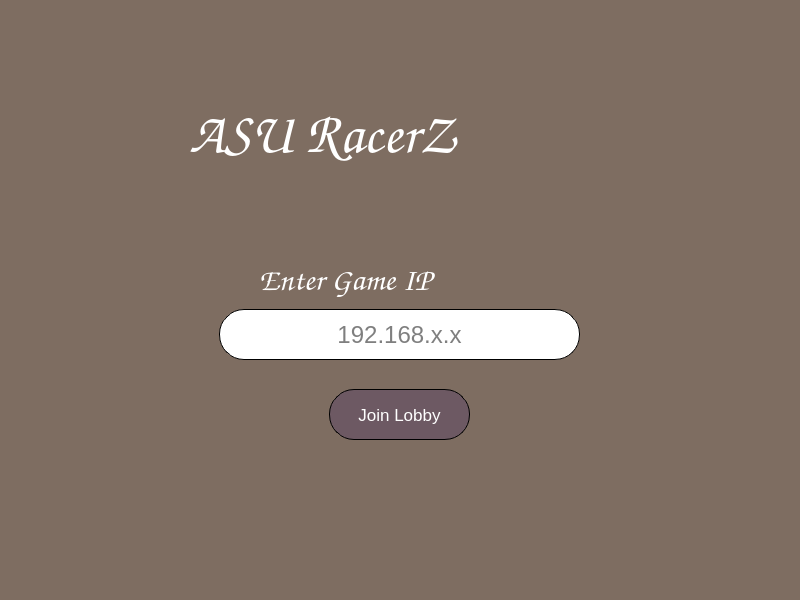
<?xml version="1.0" encoding="UTF-8"?>
<ui version="4.0">
 <class>MainWindow</class>
 <widget class="QMainWindow" name="MainWindow">
  <property name="geometry">
   <rect>
    <x>0</x>
    <y>0</y>
    <width>800</width>
    <height>600</height>
   </rect>
  </property>
  <property name="windowTitle">
   <string>MainWindow</string>
  </property>
  <property name="layoutDirection">
   <enum>Qt::LeftToRight</enum>
  </property>
  <property name="autoFillBackground">
   <bool>false</bool>
  </property>
  <property name="styleSheet">
   <string notr="true">background-color:#7e6d61;</string>
  </property>
  <widget class="QWidget" name="centralwidget">
   <widget class="QStackedWidget" name="stackedWidget">
    <property name="geometry">
     <rect>
      <x>-1</x>
      <y>-1</y>
      <width>801</width>
      <height>711</height>
     </rect>
    </property>
    <property name="currentIndex">
     <number>0</number>
    </property>
    <widget class="QWidget" name="page">
     <widget class="QLineEdit" name="ipInput">
      <property name="geometry">
       <rect>
        <x>220</x>
        <y>310</y>
        <width>361</width>
        <height>51</height>
       </rect>
      </property>
      <property name="font">
       <font>
        <pointsize>18</pointsize>
       </font>
      </property>
      <property name="styleSheet">
       <string notr="true">background-color:white;border: 1px solid black;border-radius:25%;</string>
      </property>
      <property name="alignment">
       <set>Qt::AlignCenter</set>
      </property>
      <property name="placeholderText">
       <string>192.168.x.x</string>
      </property>
     </widget>
     <widget class="QLabel" name="label_8">
      <property name="geometry">
       <rect>
        <x>190</x>
        <y>260</y>
        <width>41</width>
        <height>71</height>
       </rect>
      </property>
      <property name="styleSheet">
       <string notr="true">background-color:transparent;</string>
      </property>
      <property name="text">
       <string/>
      </property>
      <property name="pixmap">
       <pixmap>../Generic/tree.png</pixmap>
      </property>
      <property name="scaledContents">
       <bool>true</bool>
      </property>
     </widget>
     <widget class="QLabel" name="label_10">
      <property name="geometry">
       <rect>
        <x>570</x>
        <y>260</y>
        <width>41</width>
        <height>71</height>
       </rect>
      </property>
      <property name="styleSheet">
       <string notr="true">background-color:transparent;</string>
      </property>
      <property name="text">
       <string/>
      </property>
      <property name="pixmap">
       <pixmap>../Generic/tree.png</pixmap>
      </property>
      <property name="scaledContents">
       <bool>true</bool>
      </property>
     </widget>
     <widget class="QLabel" name="label_6">
      <property name="geometry">
       <rect>
        <x>490</x>
        <y>370</y>
        <width>101</width>
        <height>221</height>
       </rect>
      </property>
      <property name="styleSheet">
       <string notr="true"/>
      </property>
      <property name="text">
       <string/>
      </property>
      <property name="pixmap">
       <pixmap>../Cars/Police.png</pixmap>
      </property>
      <property name="scaledContents">
       <bool>false</bool>
      </property>
     </widget>
     <widget class="QLabel" name="label">
      <property name="geometry">
       <rect>
        <x>190</x>
        <y>70</y>
        <width>421</width>
        <height>101</height>
       </rect>
      </property>
      <property name="font">
       <font>
        <family>Comic Sans MS</family>
        <pointsize>43</pointsize>
       </font>
      </property>
      <property name="styleSheet">
       <string notr="true">color:white;</string>
      </property>
      <property name="text">
       <string>ASU RacerZ</string>
      </property>
      <property name="scaledContents">
       <bool>false</bool>
      </property>
      <property name="alignment">
       <set>Qt::AlignBottom|Qt::AlignLeading|Qt::AlignLeft</set>
      </property>
     </widget>
     <widget class="QPushButton" name="joinBtn">
      <property name="geometry">
       <rect>
        <x>330</x>
        <y>390</y>
        <width>141</width>
        <height>51</height>
       </rect>
      </property>
      <property name="font">
       <font>
        <pointsize>13</pointsize>
       </font>
      </property>
      <property name="styleSheet">
       <string notr="true">color:white;background-color:#6D5963;border: 1px solid black;border-radius:25%;</string>
      </property>
      <property name="text">
       <string>Join Lobby</string>
      </property>
     </widget>
     <widget class="QLabel" name="label_9">
      <property name="geometry">
       <rect>
        <x>570</x>
        <y>180</y>
        <width>41</width>
        <height>71</height>
       </rect>
      </property>
      <property name="styleSheet">
       <string notr="true">background-color:transparent;</string>
      </property>
      <property name="text">
       <string/>
      </property>
      <property name="pixmap">
       <pixmap>../Generic/tree.png</pixmap>
      </property>
      <property name="scaledContents">
       <bool>true</bool>
      </property>
     </widget>
     <widget class="QLabel" name="label_5">
      <property name="geometry">
       <rect>
        <x>210</x>
        <y>370</y>
        <width>101</width>
        <height>221</height>
       </rect>
      </property>
      <property name="styleSheet">
       <string notr="true"/>
      </property>
      <property name="text">
       <string/>
      </property>
      <property name="pixmap">
       <pixmap>../Cars/Audi.png</pixmap>
      </property>
      <property name="scaledContents">
       <bool>false</bool>
      </property>
     </widget>
     <widget class="QLabel" name="label_4">
      <property name="geometry">
       <rect>
        <x>610</x>
        <y>0</y>
        <width>191</width>
        <height>601</height>
       </rect>
      </property>
      <property name="text">
       <string/>
      </property>
      <property name="pixmap">
       <pixmap>../Roads/road2p.png</pixmap>
      </property>
      <property name="scaledContents">
       <bool>true</bool>
      </property>
     </widget>
     <widget class="QLabel" name="label_2">
      <property name="geometry">
       <rect>
        <x>260</x>
        <y>250</y>
        <width>281</width>
        <height>51</height>
       </rect>
      </property>
      <property name="font">
       <font>
        <family>Comic Sans MS</family>
        <pointsize>24</pointsize>
       </font>
      </property>
      <property name="styleSheet">
       <string notr="true">color:white;</string>
      </property>
      <property name="text">
       <string>Enter Game IP</string>
      </property>
      <property name="scaledContents">
       <bool>false</bool>
      </property>
      <property name="alignment">
       <set>Qt::AlignBottom|Qt::AlignLeading|Qt::AlignLeft</set>
      </property>
     </widget>
     <widget class="QLabel" name="label_7">
      <property name="geometry">
       <rect>
        <x>190</x>
        <y>180</y>
        <width>41</width>
        <height>71</height>
       </rect>
      </property>
      <property name="styleSheet">
       <string notr="true">background-color:transparent;</string>
      </property>
      <property name="text">
       <string/>
      </property>
      <property name="pixmap">
       <pixmap>../Generic/tree.png</pixmap>
      </property>
      <property name="scaledContents">
       <bool>true</bool>
      </property>
     </widget>
     <widget class="QLabel" name="label_3">
      <property name="geometry">
       <rect>
        <x>0</x>
        <y>0</y>
        <width>191</width>
        <height>601</height>
       </rect>
      </property>
      <property name="text">
       <string/>
      </property>
      <property name="pixmap">
       <pixmap>../Roads/road2p.png</pixmap>
      </property>
      <property name="scaledContents">
       <bool>true</bool>
      </property>
     </widget>
    </widget>
    <widget class="QWidget" name="page_2">
     <widget class="QTextEdit" name="serverText">
      <property name="geometry">
       <rect>
        <x>10</x>
        <y>10</y>
        <width>781</width>
        <height>501</height>
       </rect>
      </property>
      <property name="font">
       <font>
        <pointsize>13</pointsize>
       </font>
      </property>
      <property name="styleSheet">
       <string notr="true">background-color:white;border:1px solid black;border-radius:25%;padding: 25px 25px 25px 25px;</string>
      </property>
      <property name="readOnly">
       <bool>true</bool>
      </property>
     </widget>
     <widget class="QLineEdit" name="msgInput">
      <property name="geometry">
       <rect>
        <x>10</x>
        <y>530</y>
        <width>701</width>
        <height>51</height>
       </rect>
      </property>
      <property name="font">
       <font>
        <pointsize>17</pointsize>
       </font>
      </property>
      <property name="styleSheet">
       <string notr="true">background-color:white;border:1px solid black;border-radius:25%;padding-left:25px;padding-right:25px</string>
      </property>
      <property name="frame">
       <bool>true</bool>
      </property>
      <property name="cursorPosition">
       <number>0</number>
      </property>
      <property name="clearButtonEnabled">
       <bool>false</bool>
      </property>
     </widget>
     <widget class="QPushButton" name="sendBtn">
      <property name="geometry">
       <rect>
        <x>720</x>
        <y>530</y>
        <width>61</width>
        <height>51</height>
       </rect>
      </property>
      <property name="styleSheet">
       <string notr="true">background-color:white;border:1px solid black;border-radius:15%;</string>
      </property>
      <property name="text">
       <string/>
      </property>
      <property name="icon">
       <iconset>
        <normaloff>../Generic/send.png</normaloff>../Generic/send.png</iconset>
      </property>
      <property name="iconSize">
       <size>
        <width>40</width>
        <height>40</height>
       </size>
      </property>
     </widget>
     <widget class="QPushButton" name="playAgainBtn">
      <property name="geometry">
       <rect>
        <x>190</x>
        <y>610</y>
        <width>411</width>
        <height>101</height>
       </rect>
      </property>
      <property name="styleSheet">
       <string notr="true">border:0;</string>
      </property>
      <property name="text">
       <string/>
      </property>
      <property name="icon">
       <iconset>
        <normaloff>../playAgain.png</normaloff>../playAgain.png</iconset>
      </property>
      <property name="iconSize">
       <size>
        <width>325</width>
        <height>325</height>
       </size>
      </property>
      <property name="autoDefault">
       <bool>false</bool>
      </property>
     </widget>
     <widget class="QLabel" name="label_11">
      <property name="geometry">
       <rect>
        <x>90</x>
        <y>600</y>
        <width>71</width>
        <height>111</height>
       </rect>
      </property>
      <property name="styleSheet">
       <string notr="true"/>
      </property>
      <property name="text">
       <string/>
      </property>
      <property name="pixmap">
       <pixmap>../Generic/tree.png</pixmap>
      </property>
      <property name="scaledContents">
       <bool>true</bool>
      </property>
     </widget>
     <widget class="QLabel" name="label_12">
      <property name="geometry">
       <rect>
        <x>620</x>
        <y>600</y>
        <width>71</width>
        <height>111</height>
       </rect>
      </property>
      <property name="styleSheet">
       <string notr="true"/>
      </property>
      <property name="text">
       <string/>
      </property>
      <property name="pixmap">
       <pixmap>../Generic/tree.png</pixmap>
      </property>
      <property name="scaledContents">
       <bool>true</bool>
      </property>
     </widget>
    </widget>
   </widget>
  </widget>
 </widget>
 <resources>
  <include location="../Resources.qrc"/>
 </resources>
 <connections/>
</ui>
